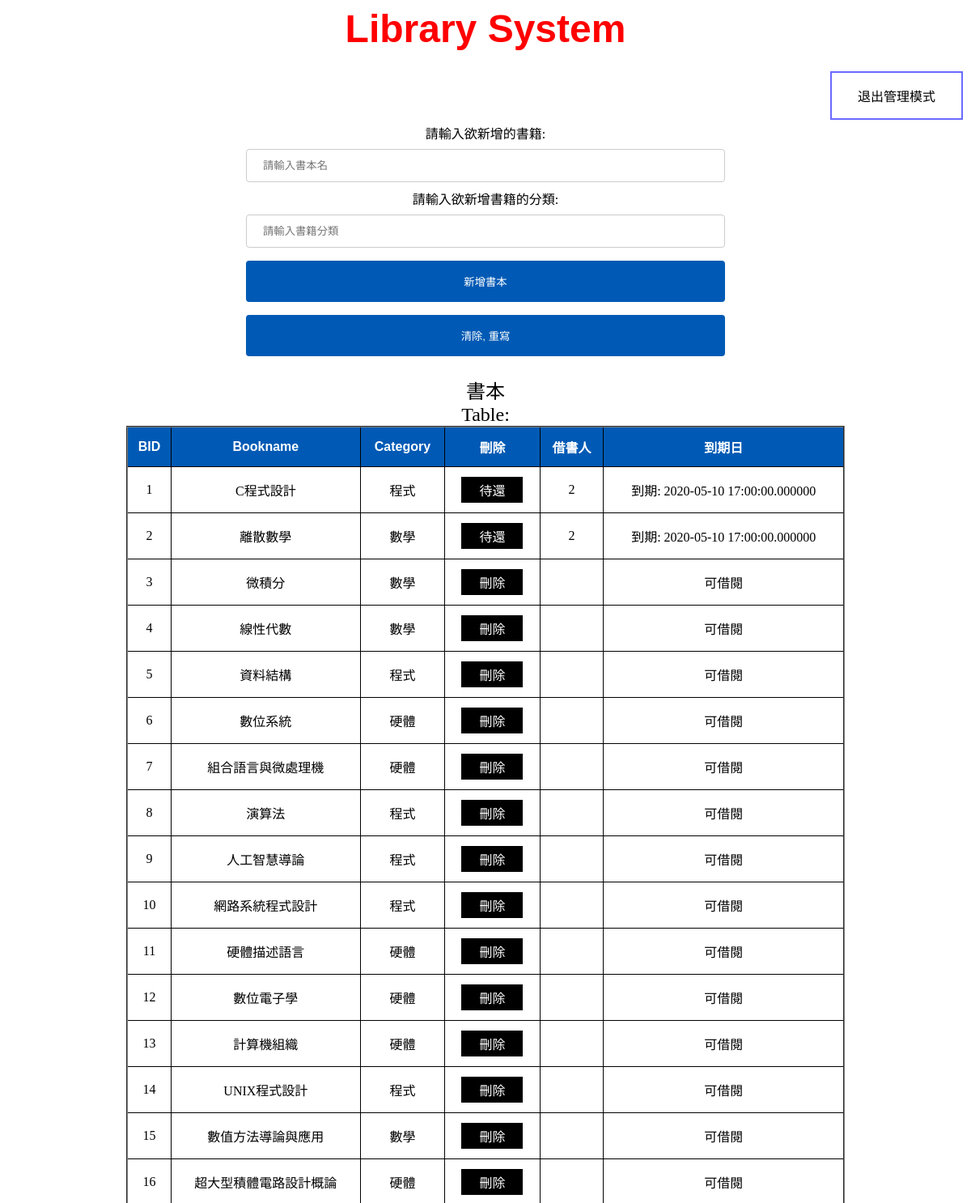
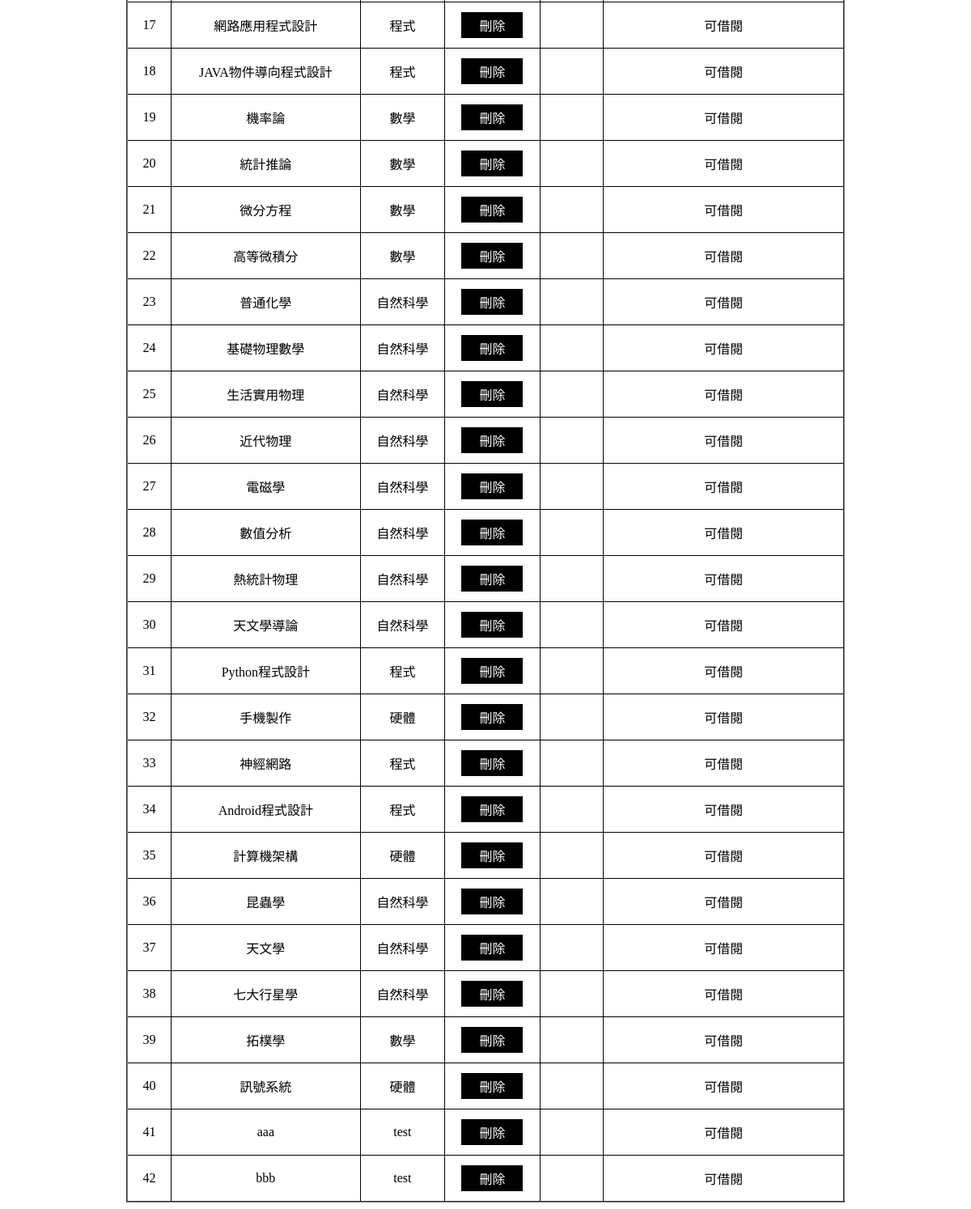
The app's page /PHP/bookmanage.php with its own data (2 pictures, top to bottom).
### tables this page shows
CREATE TABLE `book` (
  `BID` int(30) NOT NULL,
  `Bname` text NOT NULL,
  `category` text NOT NULL,
  `startdate` datetime(6) DEFAULT NULL,
  `duedate` datetime(6) DEFAULT NULL,
  `PID` int(30) DEFAULT NULL
);

### PHP/bookmanage.php (the view, shortened to what this page needs)
<head>
</head>
<h1><font size="7" color="red" face="Arial"><center><b>Library System</b></center></font></h1>
<div style="text-align:right"><a href="homepage1.php" class="button button1">退出管理模式</a></div>
<form action="bookadd.php" method="post">
<center>請輸入欲新增的書籍:<br>
<input type ="text" name="name1" placeholder="請輸入書本名"><br>
    請輸入欲新增書籍的分類:<br>
<input type ="text" name="name2" placeholder="請輸入書籍分類">
<input type ="submit" value="新增書本">
<input type ="reset" value="清除, 重寫">
</center>
</form>
<center>
<font size="5">書本<br>Table:<br></font>
<table id="customers" border="2">
    <tr>
        <th><center><font face="Arial">BID</font></center></th>
        <th><center><font face="Arial">Bookname</font></center></th>
        <th><center><font face="Arial">Category</font></center></th>
        <th><center>刪除</center></th>
        <th><center>借書人</center></th>
        <th><center>到期日</center></th>
    </tr>
<?php
    $pdo = new PDO("mysql:host=localhost;dbname=library", 'root', '');
    $query="select * from book";
    $result=$pdo->query($query);
    while($row=$result->fetch())
    {
        echo '<tr>';
        echo '<td><center>'.$row['BID'].'</center></td>'."\r\n";
        echo '<td><center>'.$row['Bname'].'</center></td>'."\r\n";
        echo '<td><center>'.$row['category'].'</center></td>'."\r\n";
        echo '<form action="borrow.php" method="post">';
        if($row['PID']==NULL)
        {
            echo '<td>'."<center><a href='bookdelete.php?deletetext=".$row['BID']."' class='Bbutton Bbutton3'>刪除</a></center>".'</td>'."\r\n";
        }
        else
        {
           echo "<td><center><a class='Bbutton Bbutton3'>待還</a></center>".'</td>'."\r\n";
        }
        echo '</form>';
        echo '<td><center>'.$row['PID'].'</center></td>'."\r\n";
        if($row['PID']==NULL)
        {
            echo '<td><center>可借閱</center></td>'."\r\n";
        }
        else
        {
           echo '<td><center>到期: '.$row['duedate'].'</center></td>'."\r\n";
        }
    }
?>
    </table>
</center>

### PHP/bookmanage.php (style rules this page uses)
h1 { color: white; text-align: center; }
#customers { font-family: "Trebuchet MS", Arial, Helvetica, #f2f2f2; border-collapse: collapse; width: 75%; }
#customers td, #customers th { border: 1px solid black; padding: 8px; }
#customers tr:nth-child(even) { background-color: white; }
#customers th { padding-top: 12px; padding-bottom: 12px; text-align: left; background-color: #005AB5; color: white; }
.button { background-color: #4CAF50; border: none; color: white; padding: 16px 32px; text-align: center; text-decoration: none; display: inline-block; font-size: 16px; margin: 4px 2px; transition-duration: 0.4s; cursor: pointer; }
.button1 { background-color: white; color: black; border: 2px solid #6A6AFF; }
.Bbutton { background-color: #4CAF50; border: none; color: white; padding: 2px 20px; text-align: center; text-decoration: none; display: inline-block; font-size: 16px; margin: 4px 2px; transition-duration: 0.4s; cursor: pointer; }
.Bbutton3 { background-color: black; color: white; border: 2px solid black; }
input[type=submit] { transition-duration: 0.4s; }
input[type=reset] { transition-duration: 0.4s; }
input[type=text], select { width: 50%; padding: 12px 20px; margin: 8px 0; display: inline-block; border: 1px solid #ccc; border-radius: 4px; box-sizing: border-box; }
input[type=submit] { width: 50%; background-color: #005AB5; color: white; padding: 14px 20px; margin: 8px 0; border: 2px solid #005AB5; border-radius: 4px; cursor: pointer; }
input[type=reset] { width: 50%; background-color: #005AB5; color: white; padding: 14px 20px; margin: 8px 0; border: 2px solid #005AB5; border-radius: 4px; cursor: pointer; }

### records on screen
book: BID "1", Bname "C程式設計", category "程式", shows "待還", PID "2", duedate "2020-05-10 17:00:00.000000"
book: BID "2", Bname "離散數學", category "數學", shows "待還", PID "2", duedate "2020-05-10 17:00:00.000000"
book: BID "3", Bname "微積分", category "數學", shows "可借閱"
book: BID "4", Bname "線性代數", category "數學", shows "可借閱"
book: BID "5", Bname "資料結構", category "程式", shows "可借閱"
book: BID "6", Bname "數位系統", category "硬體", shows "可借閱"
book: BID "7", Bname "組合語言與微處理機", category "硬體", shows "可借閱"
book: BID "8", Bname "演算法", category "程式", shows "可借閱"
book: BID "9", Bname "人工智慧導論", category "程式", shows "可借閱"
book: BID "10", Bname "網路系統程式設計", category "程式", shows "可借閱"
book: BID "11", Bname "硬體描述語言", category "硬體", shows "可借閱"
book: BID "12", Bname "數位電子學", category "硬體", shows "可借閱"
book: BID "13", Bname "計算機組織", category "硬體", shows "可借閱"
book: BID "14", Bname "UNIX程式設計", category "程式", shows "可借閱"
book: BID "15", Bname "數值方法導論與應用", category "數學", shows "可借閱"
book: BID "16", Bname "超大型積體電路設計概論", category "硬體", shows "可借閱"
book: BID "17", Bname "網路應用程式設計", category "程式", shows "可借閱"
book: BID "18", Bname "JAVA物件導向程式設計", category "程式", shows "可借閱"
book: BID "19", Bname "機率論", category "數學", shows "可借閱"
book: BID "20", Bname "統計推論", category "數學", shows "可借閱"
book: BID "21", Bname "微分方程", category "數學", shows "可借閱"
book: BID "22", Bname "高等微積分", category "數學", shows "可借閱"
book: BID "23", Bname "普通化學", category "自然科學", shows "可借閱"
book: BID "24", Bname "基礎物理數學", category "自然科學", shows "可借閱"
book: BID "25", Bname "生活實用物理", category "自然科學", shows "可借閱"
book: BID "26", Bname "近代物理", category "自然科學", shows "可借閱"
book: BID "27", Bname "電磁學", category "自然科學", shows "可借閱"
book: BID "28", Bname "數值分析", category "自然科學", shows "可借閱"
book: BID "29", Bname "熱統計物理", category "自然科學", shows "可借閱"
book: BID "30", Bname "天文學導論", category "自然科學", shows "可借閱"
book: BID "31", Bname "Python程式設計", category "程式", shows "可借閱"
book: BID "32", Bname "手機製作", category "硬體", shows "可借閱"
book: BID "33", Bname "神經網路", category "程式", shows "可借閱"
book: BID "34", Bname "Android程式設計", category "程式", shows "可借閱"
book: BID "35", Bname "計算機架構", category "硬體", shows "可借閱"
book: BID "36", Bname "昆蟲學", category "自然科學", shows "可借閱"
book: BID "37", Bname "天文學", category "自然科學", shows "可借閱"
book: BID "38", Bname "七大行星學", category "自然科學", shows "可借閱"
book: BID "39", Bname "拓樸學", category "數學", shows "可借閱"
book: BID "40", Bname "訊號系統", category "硬體", shows "可借閱"
book: BID "41", Bname "aaa", category "test", shows "可借閱"
book: BID "42", Bname "bbb", category "test", shows "可借閱"
